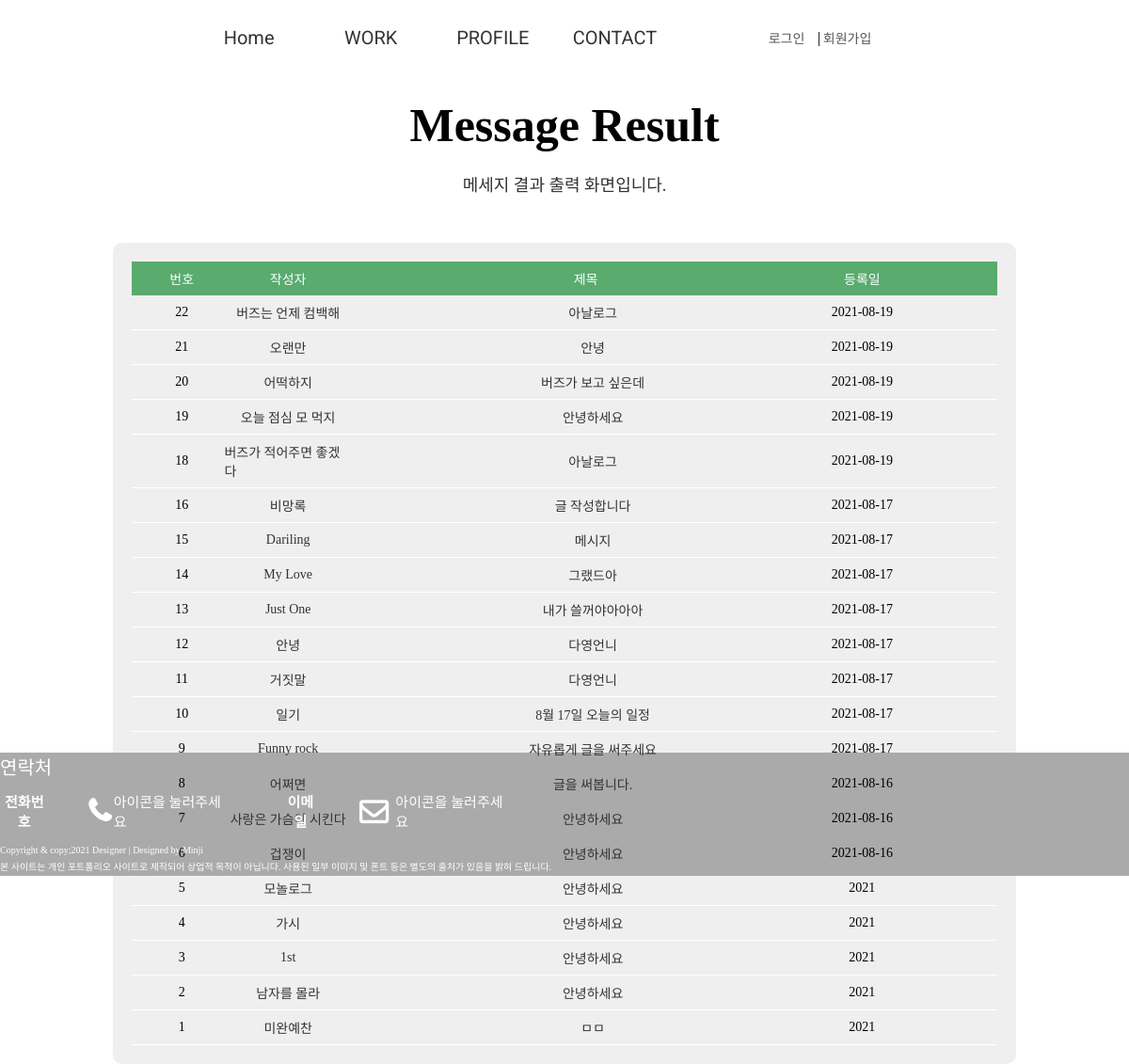
The page /pages/write_search.php on the database its author committed.
### tables this page shows
CREATE TABLE `portfolio_write` (
  `Portfolio_idx` int(11) NOT NULL COMMENT '포트폴리오 고유번호',
  `Portfolio_writer` varchar(50) NOT NULL COMMENT '글 작성자',
  `Portfolio_pass` varchar(30) NOT NULL COMMENT '글 비밀번호',
  `Portfolio_tit` varchar(100) NOT NULL COMMENT '포트폴리오 글 제목',
  `Portfolio_con` text NOT NULL COMMENT '포트폴리오 내용',
  `Portfoilo_reg` varchar(20) NOT NULL COMMENT '포트폴리오 등록일'
);

### pages/write_search.php (the view, shortened to what this page needs)
<!DOCTYPE html>
<html lang="en">
<head>
 <link rel="stylesheet" href="https://cdnjs.cloudflare.com/ajax/libs/font-awesome/4.7.0/css/font-awesome.min.css">
 <link rel="stylesheet" href="/portfolio-cover/css/reset.css">
 <link rel="stylesheet" href="/portfolio-cover/css/style.css">
</head>
<body>
 <div id="wrap">
 <?php include $_SERVER["DOCUMENT_ROOT"]."/portfolio-cover/include/header.php"; ?>
 <section id="contact">
   <div class="center">
      <div class="tit_box">
        <h2>Message Result</h2>
        <p>메세지 결과 출력 화면입니다.</p>
      </div>
      <div class="comm_table comm_center">
       <ul class="comm_row">
       <li class="comm_tit">
        <span>번호</span>
        <span>작성자</span>
        <span>제목</span>
        <span>등록일</span>
       </li>
       <?php
        $search_select=$_POST['qna_search'];
        $search_input= $_POST['search_txt'];
        if($search_select == 'writer_search'){
          $sql_search ="SELECT * FROM portfolio_write WHERE Portfolio_writer LIKE '%$search_input%'ORDER BY Portfolio_idx DESC";
         } else{
          $sql_search ="SELECT * FROM  portfolio_write WHERE Portfolio_tit LIKE '%$search_input%'ORDER BY Portfolio_idx DESC";
         }
        $search_result = mysqli_query($dbConn,$sql_search);
        $search_result_num = mysqli_num_rows($search_result);
        if(!$search_result_num){
         echo "
         <li>데이터가 존재하지 않습니다. 검색 조건 및 검색어를 확인해주세요.</li>
         ";
        } else{
         while($search_result_row = mysqli_fetch_array($search_result)){
          $search_idx = $search_result_row['Portfolio_idx'];
          $search_writer = $search_result_row['Portfolio_writer'];
          $search_tit = $search_result_row['Portfolio_tit'];
          $search_reg = $search_result_row['Portfoilo_reg'];
        ?>
        <li class="comm_con">
         <span><?=$search_idx?></span>
         <span><a href="#"><?=$search_writer?></a></span>
         <span><a href="/portfolio-cover/pages/write_detail.php?detail_idx=<?=$search_idx?>"><?=$search_tit?></a></span>
         <span><?=$search_reg?></span>
        </li>
        <?php } } ?>
       </ul>
      </div>
      </div>
    </div>
 <?php include $_SERVER["DOCUMENT_ROOT"]."/portfolio-cover/include/footer.php"; ?>
</body>
</html>

### css/style.css (style rules this page uses)
#wrap { width:100%;height:100vh;margin:auto;max-width:1530px; }
#wrap #contact { width:100%;height:90%;margin-top: 1%; }
#wrap #contact .comm_center { width:80%;margin:auto; }
#wrap #contact .comm_table { background:#efefef;padding:20px; border-radius: 10px; }
#wrap #contact .comm_table li { padding:8px;display:flex; }
#wrap #contact .comm_table li span:nth-child(1) { width:10%; }
#wrap #contact .comm_table li span:nth-child(2) { width:15% }
#wrap #contact .comm_table li span:nth-child(3) { width:55%; }
#wrap #contact .comm_table li span:nth-child(4) { width:10%; }
#wrap #contact .comm_table li.comm_tit { background:#59ab6e;color:#fff; }
#wrap #contact .comm_table li.comm_tit span { text-align: center; }
#wrap #contact .comm_table li.comm_con { border-bottom:1px solid #fff; }
#wrap #contact .comm_table li.comm_con span { display:flex; align-items:center;justify-content: center; }
#wrap #contact .comm_table li.comm_con span:nth-child(3) { text-align:flex-start; padding-left:15px; }
#contact .tit_box h2 { font-weight:600;margin-top:1%; }

### rows shown on the page
portfolio_write: Portfolio_idx "22", Portfolio_writer "버즈는 언제 컴백해", Portfolio_tit "아날로그", Portfoilo_reg "2021-08-19"
portfolio_write: Portfolio_idx "21", Portfolio_writer "오랜만", Portfolio_tit "안녕", Portfoilo_reg "2021-08-19"
portfolio_write: Portfolio_idx "20", Portfolio_writer "어떡하지", Portfolio_tit "버즈가 보고 싶은데", Portfoilo_reg "2021-08-19"
portfolio_write: Portfolio_idx "19", Portfolio_writer "오늘 점심 모 먹지", Portfolio_tit "안녕하세요", Portfoilo_reg "2021-08-19"
portfolio_write: Portfolio_idx "18", Portfolio_writer "버즈가 적어주면 좋겠다", Portfolio_tit "아날로그", Portfoilo_reg "2021-08-19"
portfolio_write: Portfolio_idx "16", Portfolio_writer "비망록", Portfolio_tit "글 작성합니다", Portfoilo_reg "2021-08-17"
portfolio_write: Portfolio_idx "15", Portfolio_writer "Dariling", Portfolio_tit "메시지", Portfoilo_reg "2021-08-17"
portfolio_write: Portfolio_idx "14", Portfolio_writer "My Love", Portfolio_tit "그랬드아", Portfoilo_reg "2021-08-17"
portfolio_write: Portfolio_idx "13", Portfolio_writer "Just One", Portfolio_tit "내가 쓸꺼야아아아", Portfoilo_reg "2021-08-17"
portfolio_write: Portfolio_idx "12", Portfolio_writer "안녕", Portfolio_tit "다영언니", Portfoilo_reg "2021-08-17"
portfolio_write: Portfolio_idx "11", Portfolio_writer "거짓말", Portfolio_tit "다영언니", Portfoilo_reg "2021-08-17"
portfolio_write: Portfolio_idx "10", Portfolio_writer "일기", Portfolio_tit "8월 17일 오늘의 일정", Portfoilo_reg "2021-08-17"
portfolio_write: Portfolio_idx "9", Portfolio_writer "Funny rock", Portfolio_tit "자유롭게 글을 써주세요", Portfoilo_reg "2021-08-17"
portfolio_write: Portfolio_idx "8", Portfolio_writer "어쩌면", Portfolio_tit "글을 써봅니다.", Portfoilo_reg "2021-08-16"
portfolio_write: Portfolio_idx "7", Portfolio_writer "사랑은 가슴이 시킨다", Portfolio_tit "안녕하세요", Portfoilo_reg "2021-08-16"
portfolio_write: Portfolio_idx "6", Portfolio_writer "겁쟁이", Portfolio_tit "안녕하세요", Portfoilo_reg "2021-08-16"
portfolio_write: Portfolio_idx "5", Portfolio_writer "모놀로그", Portfolio_tit "안녕하세요", Portfoilo_reg "2021"
portfolio_write: Portfolio_idx "4", Portfolio_writer "가시", Portfolio_tit "안녕하세요", Portfoilo_reg "2021"
portfolio_write: Portfolio_idx "3", Portfolio_writer "1st", Portfolio_tit "안녕하세요", Portfoilo_reg "2021"
portfolio_write: Portfolio_idx "2", Portfolio_writer "남자를 몰라", Portfolio_tit "안녕하세요", Portfoilo_reg "2021"
portfolio_write: Portfolio_idx "1", Portfolio_writer "미완예찬", Portfolio_tit "ㅁㅁ", Portfoilo_reg "2021"
